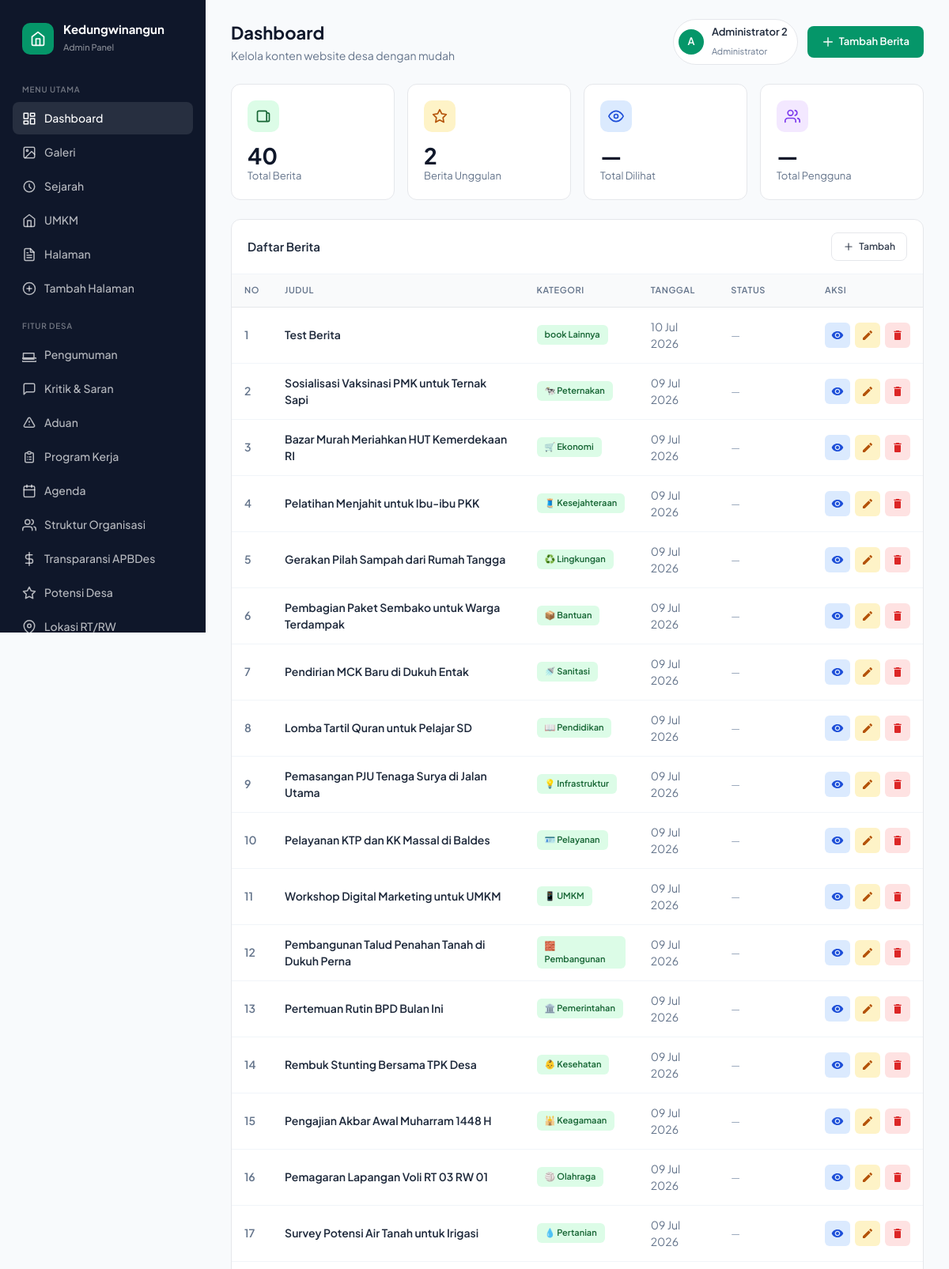
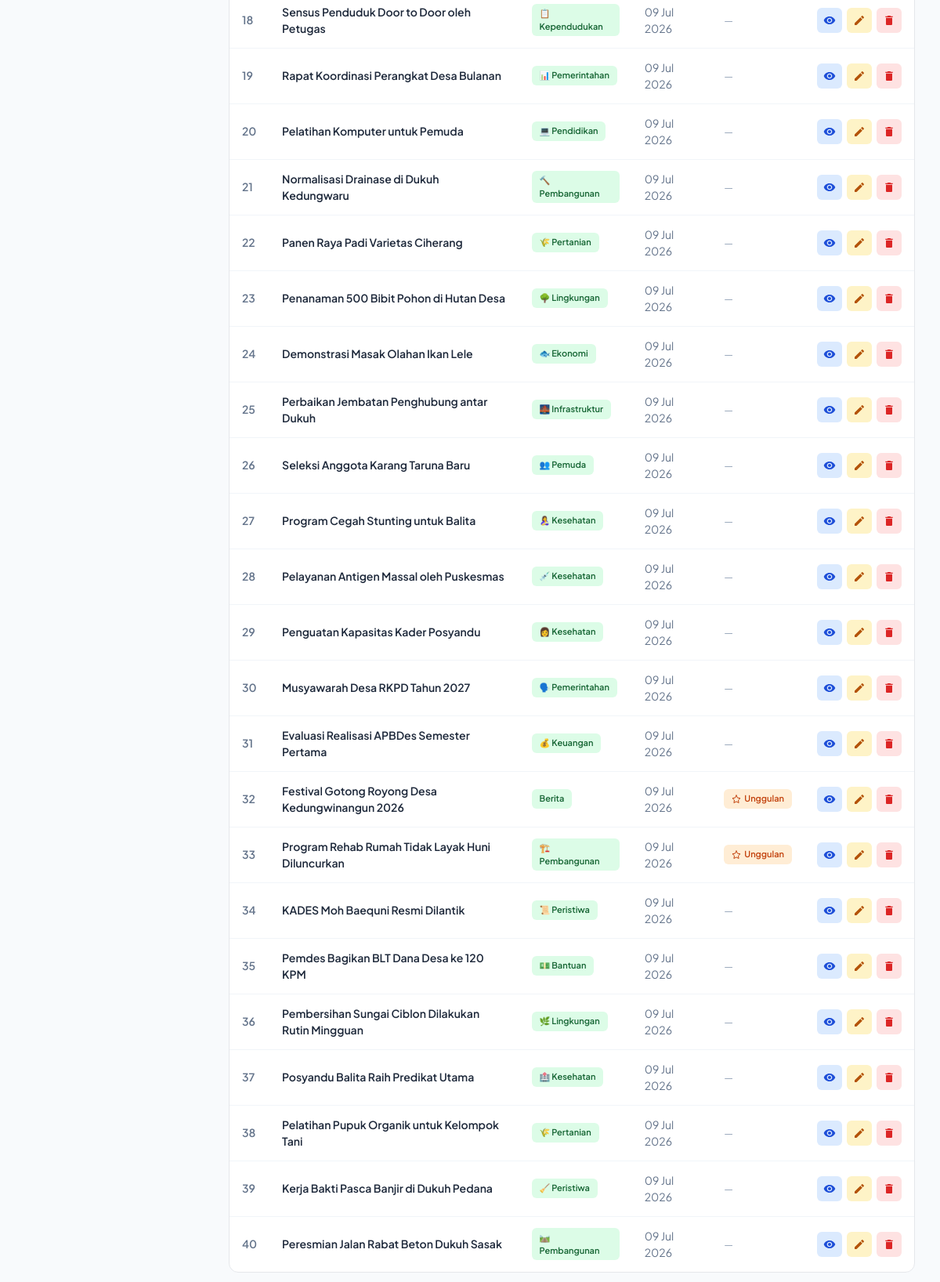
The app's page /admin/dashboard (signed in) with its own data (2 pictures, top to bottom).
### tables this page shows
CREATE TABLE berita (
                id INTEGER PRIMARY KEY AUTOINCREMENT,
                judul TEXT NOT NULL,
                excerpt TEXT,
                kategori TEXT,
                badge_class TEXT DEFAULT 'badge-green',
                kategori_icon TEXT DEFAULT '📰',
                tanggal TEXT,
                views TEXT DEFAULT '0',
                gambar_url TEXT,
                gambar_alt TEXT,
                video_url TEXT,
                penulis TEXT DEFAULT 'Admin Desa Kedungwinangun',
                unggulan INTEGER DEFAULT 0,
                facebook_auto_post INTEGER DEFAULT 0,
                created_at TIMESTAMP DEFAULT CURRENT_TIMESTAMP
            );

### routes/admin.py (the view)
@admin_bp.route("/dashboard")
@admin_required
def dashboard():
    try:
        berita_list = get_all_berita()
        return render_template(
            "admin/dashboard.html",
            berita_list=berita_list,
            total_berita=len(berita_list),
            berita_unggulan=len([b for b in berita_list if b.get('unggulan') == 1])
        )
    except Exception as e:
        logger.error(f"Error loading admin dashboard: {str(e)}")
        flash_error('Terjadi kesalahan saat memuat dashboard')
        return redirect(url_for('public.index'))

### app.py (called while the page is built)
@app.context_processor
def inject_openrouter_key():
    return {
        'openrouter_api_key': environ.get('OPENROUTER_API_KEY', '')
    }

@app.context_processor
def inject_custom_pages():
    from models import get_all_pages
    return {'custom_pages_nav': get_all_pages()}

@app.context_processor
def inject_csrf_token():
    from flask import session
    if '_csrf_token' not in session:
        session['_csrf_token'] = secrets.token_hex(32)
    return {'csrf_token': session['_csrf_token']}

### errors.py (called while the page is built)
def admin_required(func):
    @functools.wraps(func)
    def wrapper(*args, **kwargs):
        from flask import session
        if not session.get('user_logged_in'):
            flash_error('Silakan login terlebih dahulu.', 'error')
            return redirect(url_for('public.login'))
        if session.get('user_role') != 'admin':
            flash_error('Halaman ini hanya untuk Administrator.', 'error')
            return redirect(url_for('public.index'))
        return func(*args, **kwargs)
    return wrapper

### models.py (called while the page is built)
def get_db_connection():
    conn = sqlite3.connect(Config.DB_NAME)
    conn.row_factory = sqlite3.Row
    return conn

def get_all_berita():
    try:
        conn = get_db_connection()
        cursor = conn.cursor()
        cursor.execute('SELECT * FROM berita ORDER BY created_at DESC')
        berita = [dict(row) for row in cursor.fetchall()]
        conn.close()
        return berita
    except Exception as e:
        logger.error(f"Error getting all berita: {str(e)}")
        return []

def get_all_pages():
    try:
        conn = get_db_connection()
        cursor = conn.cursor()
        cursor.execute('SELECT * FROM pages WHERE active = 1 ORDER BY order_num ASC, title ASC')
        pages = [dict(row) for row in cursor.fetchall()]
        conn.close()
        return pages
    except Exception as e:
        logger.error(f"Error getting all pages: {str(e)}")
        return []

### templates/admin/dashboard.html (shortened to what this page needs)
{% extends 'admin/base.html' %}
{% block page_title %}Dashboard{% endblock %}
{% block page_subtitle %}Kelola konten website desa dengan mudah{% endblock %}
{% block header_actions %}
<div class="user-menu">
    <div class="user-avatar">{{ session.get('user_nama', 'A')[0]|upper }}</div>
    <div class="user-info">
        <h4>{{ session.get('user_nama', 'Admin') }}</h4>
        <span>Administrator</span>
    </div>
</div>
<a href="{{ url_for('admin.add_berita_route') }}" class="btn btn-primary">
    <svg width="20" height="20" fill="none" stroke="currentColor" viewBox="0 0 24 24">
        <path stroke-linecap="round" stroke-linejoin="round" stroke-width="2" d="M12 4v16m8-8H4"/>
    </svg>
    <span class="btn-label">Tambah Berita</span>
</a>
{% endblock %}
{% block content %}
<div class="stats-grid animate-in">
    <div class="stat-card">
        <div class="stat-header">
            <div class="stat-icon green">
                <svg viewBox="0 0 24 24" fill="none" stroke="currentColor" stroke-width="2" stroke-linecap="round" stroke-linejoin="round">
                    <path d="M19 20H5a2 2 0 01-2-2V6a2 2 0 012-2h10a2 2 0 012 2v1m2 13a2 2 0 01-2-2V7m2 13a2 2 0 002-2V9a2 2 0 00-2-2h-2"/>
                </svg>
            </div>
        </div>
        <div class="stat-content">
            <h3>{{ total_berita }}</h3>
            <p>Total Berita</p>
        </div>
    </div>
    <div class="stat-card">
        <div class="stat-header">
            <div class="stat-icon yellow">
                <svg viewBox="0 0 24 24" fill="none" stroke="currentColor" stroke-width="2" stroke-linecap="round" stroke-linejoin="round">
                    <polygon points="12 2 15.09 8.26 22 9.27 17 14.14 18.18 21.02 12 17.77 5.82 21.02 7 14.14 2 9.27 8.91 8.26 12 2"/>
                </svg>
            </div>
        </div>
        <div class="stat-content">
            <h3>{{ berita_unggulan }}</h3>
            <p>Berita Unggulan</p>
        </div>
    </div>
    <div class="stat-card">
        <div class="stat-header">
            <div class="stat-icon blue">
                <svg viewBox="0 0 24 24" fill="none" stroke="currentColor" stroke-width="2" stroke-linecap="round" stroke-linejoin="round">
                    <path d="M1 12s4-8 11-8 11 8 11 8-4 8-11 8-11-8-11-8z"/>
                    <circle cx="12" cy="12" r="3"/>
                </svg>
            </div>
        </div>
        <div class="stat-content">
            <h3>—</h3>
            <p>Total Dilihat</p>
        </div>
    </div>
    <div class="stat-card">
        <div class="stat-header">
            <div class="stat-icon purple">
                <svg viewBox="0 0 24 24" fill="none" stroke="currentColor" stroke-width="2" stroke-linecap="round" stroke-linejoin="round">
                    <path d="M17 21v-2a4 4 0 00-4-4H5a4 4 0 00-4 4v2"/>
                    <circle cx="9" cy="7" r="4"/>
                    <path d="M23 21v-2a4 4 0 00-3-3.87"/>
                    <path d="M16 3.13a4 4 0 010 7.75"/>
                </svg>
            </div>
        </div>
        <div class="stat-content">
            <h3>—</h3>
            <p>Total Pengguna</p>
        </div>
    </div>
</div>
<div class="card animate-in" style="animation-delay: 0.2s;">
    <div class="card-header">
        <h3>Daftar Berita</h3>
        <a href="{{ url_for('admin.add_berita_route') }}" class="btn btn-outline" style="padding: 8px 14px; font-size: 12px;">
            <svg viewBox="0 0 24 24" fill="none" stroke="currentColor" stroke-width="2" stroke-linecap="round" stroke-linejoin="round" style="width: 14px; height: 14px;">
                <line x1="12" y1="5" x2="12" y2="19"/>
                <line x1="5" y1="12" x2="19" y2="12"/>
            </svg>
            Tambah
        </a>
    </div>
    {% if berita_list %}
    <div class="table-wrap">
        <table>
            <thead>
                <tr>
                    <th>No</th>
                    <th>Judul</th>
                    <th>Kategori</th>
                    <th>Tanggal</th>
                    <th>Status</th>
                    <th>Aksi</th>
                </tr>
            </thead>
            <tbody>
                {% for berita in berita_list %}
                <tr>
                    <td style="font-weight: 600; color: #64748b;">{{ loop.index }}</td>
                    <td>
                        <div class="article-title">{{ berita.judul }}</div>
                    </td>
                    <td>
                        <span class="badge badge-green">
                            {{ berita.kategori_icon }} {{ berita.kategori }}
                        </span>
                    </td>
                    <td style="color: #64748b;">{{ berita.tanggal }}</td>
                    <td>
                        {% if berita.unggulan == 1 %}
                        <span class="badge badge-orange">
                            <svg viewBox="0 0 24 24" fill="none" stroke="currentColor" stroke-width="2" stroke-linecap="round" stroke-linejoin="round" style="width: 12px; height: 12px;">
                                <polygon points="12 2 15.09 8.26 22 9.27 17 14.14 18.18 21.02 12 17.77 5.82 21.02 7 14.14 2 9.27 8.91 8.26 12 2"/>
                            </svg>
                            Unggulan
                        </span>
                        {% else %}
                        <span style="color: #94a3b8; font-size: 13px;">—</span>
                        {% endif %}
                    </td>
                    <td>
                        <div class="actions">
                            <a href="{{ url_for('public.detail_berita', berita_id=berita.id) }}" class="btn-icon btn-view" title="Lihat" target="_blank">
                                <svg width="18" height="18" fill="currentColor" viewBox="0 0 24 24">
                                    <path d="M12 4.5C7 4.5 2.73 7.61 1 12c1.73 4.39 6 7.5 11 7.5s9.27-3.11 11-7.5c-1.73-4.39-6-7.5-11-7.5zM12 17c-2.76 0-5-2.24-5-5s2.24-5 5-5 5 2.24 5 5-2.24 5-5 5zm0-8c-1.66 0-3 1.34-3 3s1.34 3 3 3 3-1.34 3-3-1.34-3-3-3z"/>
                                </svg>
                            </a>
                            <a href="{{ url_for('admin.edit_berita_route', berita_id=berita.id) }}" class="btn-icon btn-edit" title="Edit">
                                <svg width="18" height="18" fill="currentColor" viewBox="0 0 24 24">
                                    <path d="M3 17.25V21h3.75L17.81 9.94l-3.75-3.75L3 17.25zM20.71 7.04c.39-.39.39-1.02 0-1.41l-2.34-2.34c-.39-.39-1.02-.39-1.41 0l-1.83 1.83 3.75 3.75 1.83-1.83z"/>
                                </svg>
                            </a>
                            <form action="{{ url_for('admin.delete_berita_route', berita_id=berita.id) }}" method="POST" onsubmit="return confirm('Yakin ingin menghapus berita ini?')">
                                <button type="submit" class="btn-icon btn-delete" title="Hapus">
                                    <svg width="18" height="18" fill="currentColor" viewBox="0 0 24 24">
                                        <path d="M6 19c0 1.1.9 2 2 2h8c1.1 0 2-.9 2-2V7H6v12zM19 4h-3.5l-1-1h-5l-1 1H5v2h14V4z"/>
                                    </svg>
                                </button>
                            </form>
                        </div>
                    </td>
                </tr>
                {% endfor %}
            </tbody>
        </table>
    </div>
    {% endif %}
</div>
{% endblock %}

### templates/admin/base.html (style rules this page uses)
* { margin: 0; padding: 0; box-sizing: border-box; }
body { font-family: 'Plus Jakarta Sans', -apple-system, sans-serif; background: #f8fafc; color: #1e293b; line-height: 1.6; min-height: 100vh; }
.user-menu { display: flex; align-items: center; gap: 10px; padding: 6px 12px 6px 6px; background: white; border-radius: 100px; border: 1px solid #e5e7eb; }
.user-avatar { width: 32px; height: 32px; background: #059669; border-radius: 50%; display: flex; align-items: center; justify-content: center; color: white; font-weight: 600; font-size: 13px; }
.user-info { display: none; }
@media (min-width: 768px) { .user-info { display: block; } }
.user-info h4 { font-size: 13px; font-weight: 600; }
.user-info span { font-size: 11px; color: #64748b; }
.btn { display: inline-flex; align-items: center; justify-content: center; gap: 6px; padding: 10px 18px; border-radius: 8px; font-size: 13px; font-weight: 600; font-family: inherit; text-decoration: none; cursor: pointer; transition: all 0.15s ease; border: none; }
.btn svg { width: 16px; height: 16px; }
.btn-primary { background: #059669; color: white; }
.btn-outline { background: white; color: #374151; border: 1px solid #e5e7eb; }
.card { background: white; border-radius: 12px; border: 1px solid #e5e7eb; margin-bottom: 20px; overflow: hidden; }
.card-header { padding: 16px 20px; border-bottom: 1px solid #f1f5f9; display: flex; align-items: center; justify-content: space-between; }
.card-header h3 { font-size: 15px; font-weight: 600; }
.table-wrap { overflow-x: auto; }
table { width: 100%; border-collapse: collapse; }
th { text-align: left; padding: 12px 16px; font-size: 11px; font-weight: 600; color: #64748b; text-transform: uppercase; letter-spacing: 0.05em; background: #f9fafb; border-bottom: 1px solid #e5e7eb; }
td { padding: 14px 16px; font-size: 14px; border-bottom: 1px solid #f1f5f9; vertical-align: middle; }
tr:last-child td { border-bottom: none; }
.badge { display: inline-flex; align-items: center; gap: 4px; padding: 4px 10px; border-radius: 6px; font-size: 11px; font-weight: 600; }
.badge-green { background: #dcfce7; color: #166534; }
.badge-orange { background: #ffedd5; color: #c2410c; }
.animate-in { animation: fadeInUp 0.3s ease; }
.stats-grid { display: grid; grid-template-columns: repeat(auto-fit, minmax(200px, 1fr)); gap: 16px; margin-bottom: 24px; }
.stat-card { background: white; border-radius: 12px; padding: 20px; border: 1px solid #e5e7eb; transition: all 0.2s ease; }
.stat-header { display: flex; align-items: flex-start; justify-content: space-between; margin-bottom: 16px; }
.stat-icon { width: 40px; height: 40px; border-radius: 10px; display: flex; align-items: center; justify-content: center; }
.stat-icon svg { width: 20px; height: 20px; }
.stat-icon.green { background: #dcfce7; color: #166534; }
.stat-icon.yellow { background: #fef3c7; color: #b45309; }
.stat-icon.blue { background: #dbeafe; color: #1d4ed8; }
.stat-icon.purple { background: #f3e8ff; color: #7c3aed; }
.stat-content h3 { font-size: 28px; font-weight: 700; color: #0f172a; margin-bottom: 2px; line-height: 1; }
.stat-content p { color: #64748b; font-size: 13px; }
.actions { display: flex; align-items: center; gap: 6px; }
.btn-icon { width: 32px; height: 32px; border-radius: 6px; border: none; display: flex; align-items: center; justify-content: center; cursor: pointer; transition: all 0.15s ease; }
.btn-icon svg { width: 16px; height: 16px; }
.btn-view { background: #dbeafe; color: #1d4ed8; }
.btn-edit { background: #fef3c7; color: #b45309; }
.btn-delete { background: #fee2e2; color: #dc2626; }
.article-title { font-weight: 600; color: #1e293b; }

### records on screen
berita: judul "Test Berita", kategori_icon "book", kategori "Lainnya", tanggal "10 Jul 2026"
berita: judul "Sosialisasi Vaksinasi PMK untuk Ternak Sapi", kategori_icon "🐄", kategori "Peternakan", tanggal "09 Jul 2026"
berita: judul "Bazar Murah Meriahkan HUT Kemerdekaan RI", kategori_icon "🛒", kategori "Ekonomi", tanggal "09 Jul 2026"
berita: judul "Pelatihan Menjahit untuk Ibu-ibu PKK", kategori_icon "🧵", kategori "Kesejahteraan", tanggal "09 Jul 2026"
berita: judul "Gerakan Pilah Sampah dari Rumah Tangga", kategori_icon "♻️", kategori "Lingkungan", tanggal "09 Jul 2026"
berita: judul "Pembagian Paket Sembako untuk Warga Terdampak", kategori_icon "📦", kategori "Bantuan", tanggal "09 Jul 2026"
berita: judul "Pendirian MCK Baru di Dukuh Entak", kategori_icon "🚿", kategori "Sanitasi", tanggal "09 Jul 2026"
berita: judul "Lomba Tartil Quran untuk Pelajar SD", kategori_icon "📖", kategori "Pendidikan", tanggal "09 Jul 2026"
berita: judul "Pemasangan PJU Tenaga Surya di Jalan Utama", kategori_icon "💡", kategori "Infrastruktur", tanggal "09 Jul 2026"
berita: judul "Pelayanan KTP dan KK Massal di Baldes", kategori_icon "🪪", kategori "Pelayanan", tanggal "09 Jul 2026"
berita: judul "Workshop Digital Marketing untuk UMKM", kategori_icon "📱", kategori "UMKM", tanggal "09 Jul 2026"
berita: judul "Pembangunan Talud Penahan Tanah di Dukuh Perna", kategori_icon "🧱", kategori "Pembangunan", tanggal "09 Jul 2026"
berita: judul "Pertemuan Rutin BPD Bulan Ini", kategori_icon "🏛️", kategori "Pemerintahan", tanggal "09 Jul 2026"
berita: judul "Rembuk Stunting Bersama TPK Desa", kategori_icon "👶", kategori "Kesehatan", tanggal "09 Jul 2026"
berita: judul "Pengajian Akbar Awal Muharram 1448 H", kategori_icon "🕌", kategori "Keagamaan", tanggal "09 Jul 2026"
berita: judul "Pemagaran Lapangan Voli RT 03 RW 01", kategori_icon "🏐", kategori "Olahraga", tanggal "09 Jul 2026"
berita: judul "Survey Potensi Air Tanah untuk Irigasi", kategori_icon "💧", kategori "Pertanian", tanggal "09 Jul 2026"
berita: judul "Sensus Penduduk Door to Door oleh Petugas", kategori_icon "📋", kategori "Kependudukan", tanggal "09 Jul 2026"
berita: judul "Rapat Koordinasi Perangkat Desa Bulanan", kategori_icon "📊", kategori "Pemerintahan", tanggal "09 Jul 2026"
berita: judul "Pelatihan Komputer untuk Pemuda", kategori_icon "💻", kategori "Pendidikan", tanggal "09 Jul 2026"
berita: judul "Normalisasi Drainase di Dukuh Kedungwaru", kategori_icon "🔨", kategori "Pembangunan", tanggal "09 Jul 2026"
berita: judul "Panen Raya Padi Varietas Ciherang", kategori_icon "🌾", kategori "Pertanian", tanggal "09 Jul 2026"
berita: judul "Penanaman 500 Bibit Pohon di Hutan Desa", kategori_icon "🌳", kategori "Lingkungan", tanggal "09 Jul 2026"
berita: judul "Demonstrasi Masak Olahan Ikan Lele", kategori_icon "🐟", kategori "Ekonomi", tanggal "09 Jul 2026"
berita: judul "Perbaikan Jembatan Penghubung antar Dukuh", kategori_icon "🌉", kategori "Infrastruktur", tanggal "09 Jul 2026"
berita: judul "Seleksi Anggota Karang Taruna Baru", kategori_icon "👥", kategori "Pemuda", tanggal "09 Jul 2026"
berita: judul "Program Cegah Stunting untuk Balita", kategori_icon "🤱", kategori "Kesehatan", tanggal "09 Jul 2026"
berita: judul "Pelayanan Antigen Massal oleh Puskesmas", kategori_icon "💉", kategori "Kesehatan", tanggal "09 Jul 2026"
berita: judul "Penguatan Kapasitas Kader Posyandu", kategori_icon "👩", kategori "Kesehatan", tanggal "09 Jul 2026"
berita: judul "Musyawarah Desa RKPD Tahun 2027", kategori_icon "🗣️", kategori "Pemerintahan", tanggal "09 Jul 2026"
berita: judul "Evaluasi Realisasi APBDes Semester Pertama", kategori_icon "💰", kategori "Keuangan", tanggal "09 Jul 2026"
berita: judul "Festival Gotong Royong Desa Kedungwinangun 2026", kategori "Berita", tanggal "09 Jul 2026", unggulan 1 (drawn)
berita: judul "Program Rehab Rumah Tidak Layak Huni Diluncurkan", kategori_icon "🏗️", kategori "Pembangunan", tanggal "09 Jul 2026", unggulan 1 (drawn)
berita: judul "KADES Moh Baequni Resmi Dilantik", kategori_icon "📜", kategori "Peristiwa", tanggal "09 Jul 2026"
berita: judul "Pemdes Bagikan BLT Dana Desa ke 120 KPM", kategori_icon "💵", kategori "Bantuan", tanggal "09 Jul 2026"
berita: judul "Pembersihan Sungai Ciblon Dilakukan Rutin Mingguan", kategori_icon "🌿", kategori "Lingkungan", tanggal "09 Jul 2026"
berita: judul "Posyandu Balita Raih Predikat Utama", kategori_icon "🏥", kategori "Kesehatan", tanggal "09 Jul 2026"
berita: judul "Pelatihan Pupuk Organik untuk Kelompok Tani", kategori_icon "🌾", kategori "Pertanian", tanggal "09 Jul 2026"
berita: judul "Kerja Bakti Pasca Banjir di Dukuh Pedana", kategori_icon "🧹", kategori "Peristiwa", tanggal "09 Jul 2026"
berita: judul "Peresmian Jalan Rabat Beton Dukuh Sasak", kategori_icon "🛤️", kategori "Pembangunan", tanggal "09 Jul 2026"

### other values on screen
{{ session.get('user_nama', 'A')[0]|upper }} "A"
{{ session.get('user_nama', 'Admin') }} "Administrator 2"
{{ total_berita }} "40"
{{ berita_unggulan }} "2"
